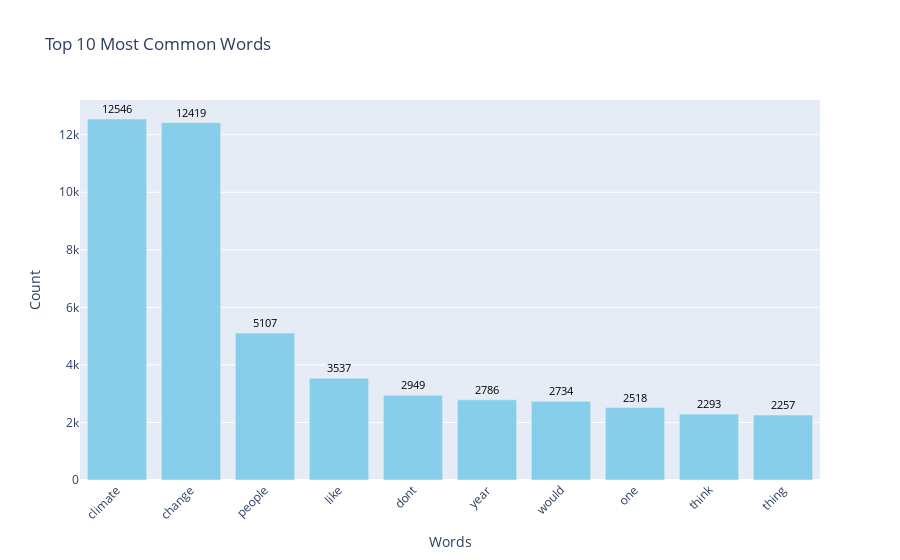

The notebook cell saved with this chart:
### Code cell
df['temp_list'] = df['processed_text'].apply(lambda x: str(x).split())
top = Counter([item for sublist in df['temp_list'] for item in sublist])
temp = pd.DataFrame(top.most_common(10))
temp.columns = ['Common_words', 'count']

# Create the bar chart
fig = go.Figure(data=[go.Bar(
    x=temp['Common_words'],
    y=temp['count'],
    marker_color='skyblue',  
    text=temp['count'],   
    textposition='outside',  
    textfont=dict(size=11, color='black')  
)])

# Customize the layout
fig.update_layout(
    title='Top 10 Most Common Words',
    xaxis_title='Words',
    yaxis_title='Count',
    xaxis_tickangle=-45,  
    yaxis=dict(title='Count'),
)

# Show the plot
fig.show()

### Figure 1 — Plotly figure (JSON) as saved in the notebook; plotly's stock layout.template omitted (floating-point values rounded to 4 significant figures)
{"data": [{"marker": {"color": "skyblue"}, "text": [12546, 12419, 5107, 3537, 2949, 2786, 2734, 2518, 2293, 2257], "textfont": {"color": "black", "size": 11}, "textposition": "outside", "type": "bar", "x": ["climate", "change", "people", "like", "dont", "year", "would", "one", "think", "thing"], "y": [12546, 12419, 5107, 3537, 2949, 2786, 2734, 2518, 2293, 2257]}], "layout": {"title": {"text": "Top 10 Most Common Words"}, "xaxis": {"tickangle": -45, "title": {"text": "Words"}}, "yaxis": {"title": {"text": "Count"}}}}
